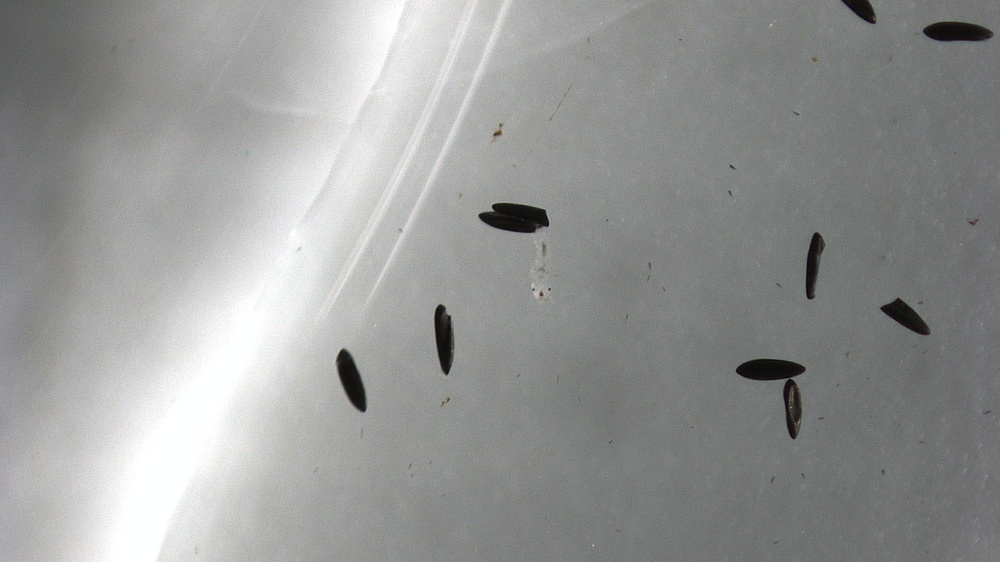
#> input picture PICS/IMG00392.JPG, 1000 x 562 px, shrunk from 1920 x 1080 before the run; its folder holds only this picture in this run
$ python -i countingEggs.py   (imports and definitions only)
#> lines starting #> are read from the running program, lines starting #| are printed output that depends on the picture; after the words box and inside, x2 and y2 are one past the last pixel; in counts of white or black regions, pixels touching at a corner belong together
# -*- coding: utf-8 -*-
"""
Created on Fri Mar 18 09:39:24 2022

@author:
"""

import cv2


# [45 lines left out: function count, not called in this run]


def countmicroLessNoise(filePath):
        # read the image
#> called with filePath = 'PICS/IMG00392.JPG'
        global dilated
        image = cv2.imread(filePath)
#> image is the input picture: shape (562, 1000, 3); mean B, G, R 149.7, 151, 149.9
        cv2.imshow('original', image)
        # convert to grayscale
        gray = cv2.cvtColor(image, cv2.COLOR_RGB2GRAY)

            # blur image to avoid detecting noise
        blur2 = cv2.medianBlur(gray,9) #blur = cv2.GaussianBlur(gray, (25,25), 0)
        blur1 = cv2.medianBlur(blur2,9)
        blur3 = cv2.medianBlur(blur1, 9)
        blur = cv2.medianBlur(blur3,9)


        # use canny edge detection algo to detect edges
        # input image, minimum threshold val, upper threshold val
        canny = cv2.Canny(blur, 50, 120, 3)
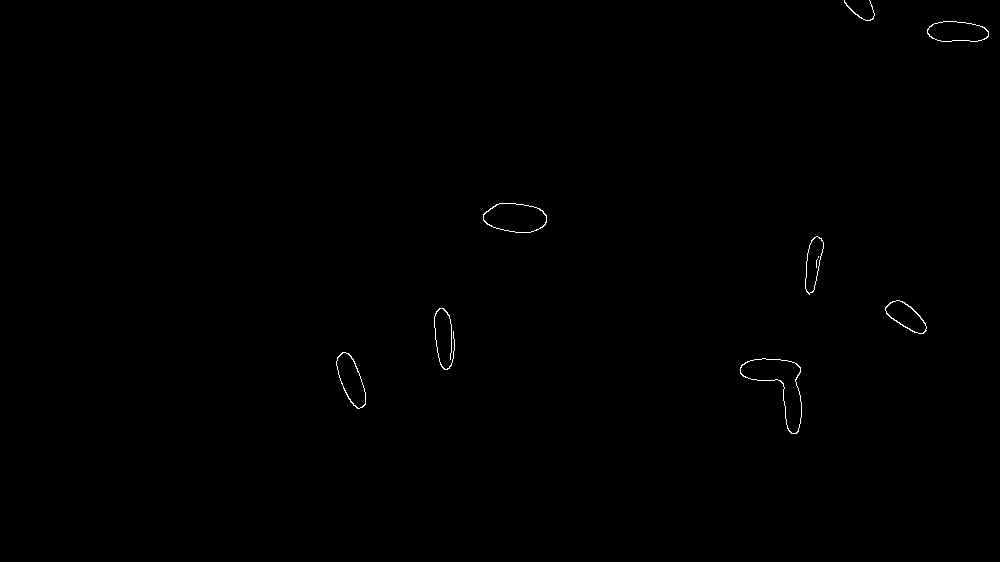
#> canny: shape (562, 1000); 0.22% white in thin lines or dots, all inside (x1, y1, x2, y2) = (336, 0, 989, 434)

        # connect the edges to fill in the gaps
        dilated = cv2.dilate(canny,(1,1), iterations=2)
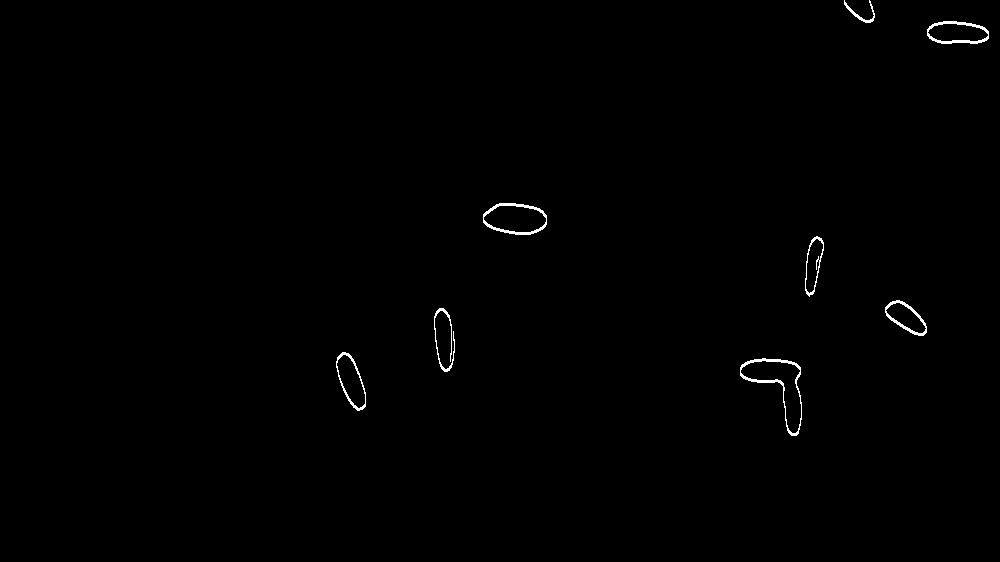
#> dilated: shape (562, 1000); 0.45% white in thin lines or dots, all inside (x1, y1, x2, y2) = (336, 0, 989, 436)

        # calculate the contours
        (cnt, heirarchy) = cv2.findContours(dilated.copy(), cv2.RETR_EXTERNAL, cv2.CHAIN_APPROX_NONE)
#> cnt = 8 contours; box (x1, y1, x2, y2) and area: (740, 358, 802, 436) 2011, (483, 203, 547, 235) 1562, (927, 21, 989, 44) 1110, (336, 352, 366, 411) 1016, (885, 300, 927, 336) 838, (805, 236, 824, 297) 671, (434, 308, 455, 372) 97, (844, 0, 875, 23) 89

        # convert image to rgb and draw contours onto it
        rgb = cv2.cvtColor(image, cv2.COLOR_BGR2RGB)
        cv2.drawContours(rgb, cnt, -1, (0, 255, 0), 2)
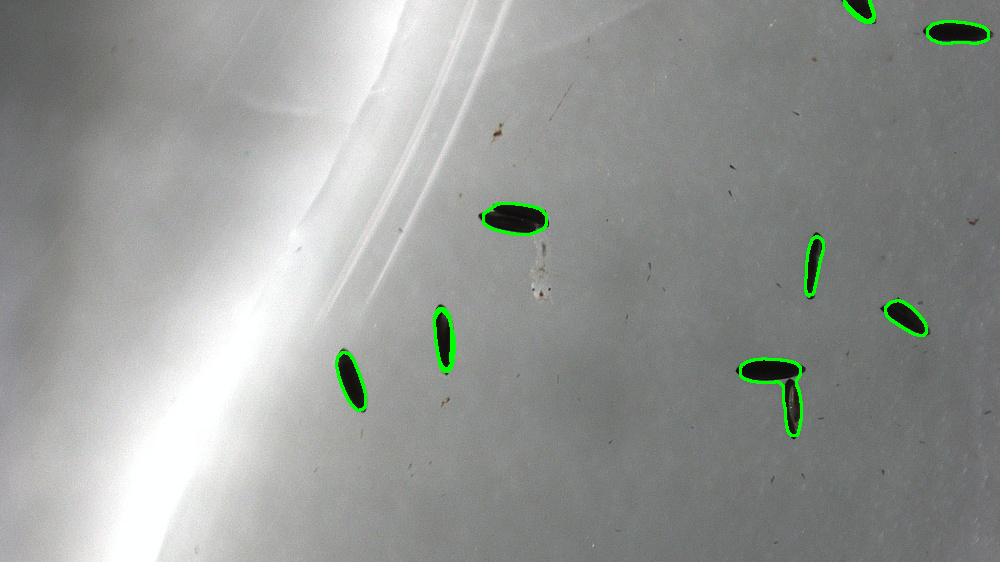
#> rgb: shape (562, 1000, 3); mean R, G, B 149.3, 152.3, 149.2

        cv2.imshow("contours", rgb)

        print('Eggs in the image: ', len(cnt))
#| Eggs in the image:  8
        cv2.waitKey(0);
        cv2.destroyAllWindows();

# [31 lines left out: function countLargeEggs, not called in this run]

>>> result = countmicroLessNoise('PICS/IMG00392.JPG')

$ run again, on PICS/eggpic2.jpg
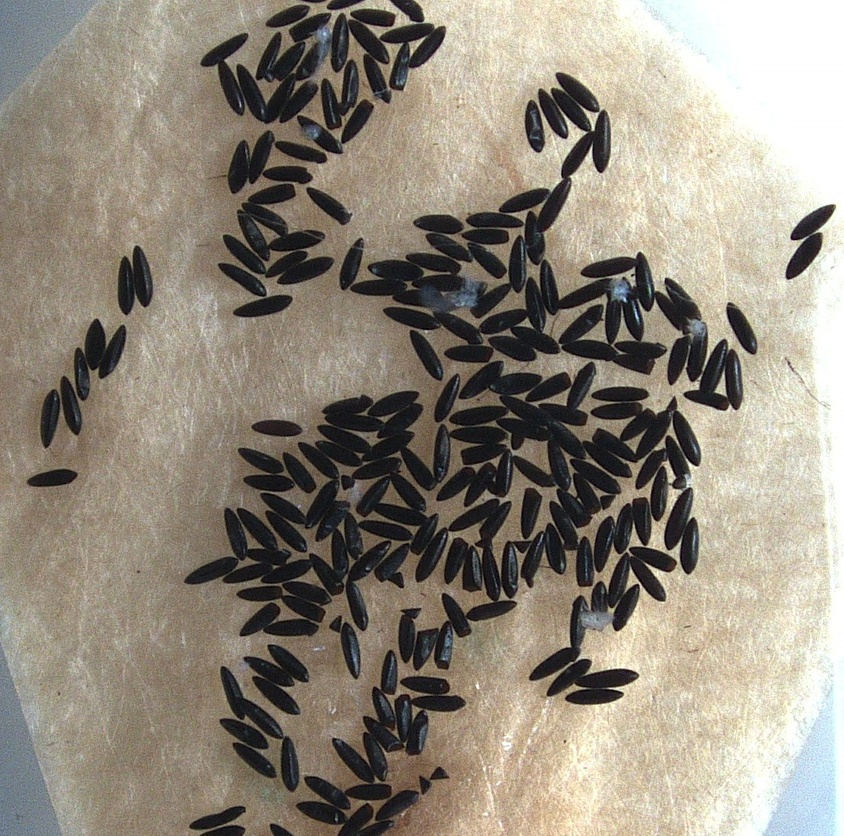
#> input picture PICS/eggpic2.jpg, 844 x 836 px, shrunk from 1090 x 1080 before the run
#> in countmicroLessNoise, image is the input picture: shape (836, 844, 3); mean B, G, R 123.7, 136.4, 144.2
#> in countmicroLessNoise, `canny = cv2.Canny(blur, 50, 120, 3)`:
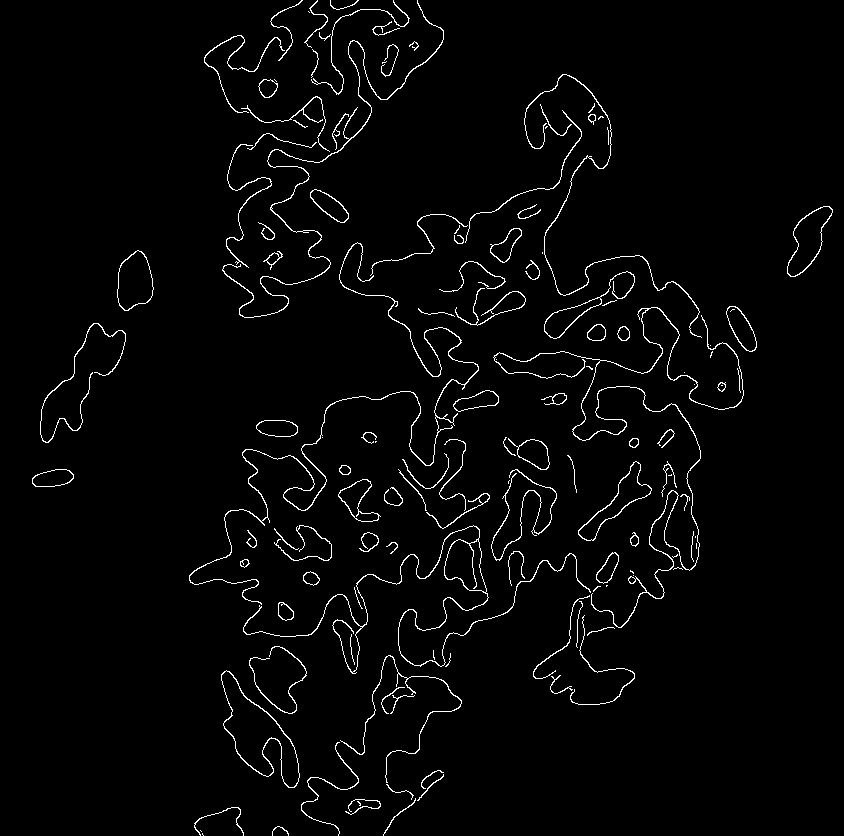
#> canny: shape (836, 844); 2.5% white in thin lines or dots
#> dilated: shape (836, 844); 5.1% white in thin lines or dots
#> cnt = 67 contours, 7 with area under 20; largest, box (x1, y1, x2, y2) and area: (189, 214, 744, 707) 11934, (221, 670, 300, 790) 3948, (204, 0, 444, 320) 3421, (491, 469, 557, 563) 2432, (249, 646, 307, 716) 2374
#> in countmicroLessNoise, `cv2.drawContours(rgb, cnt, -1, (0, 255, 0), 2)`:
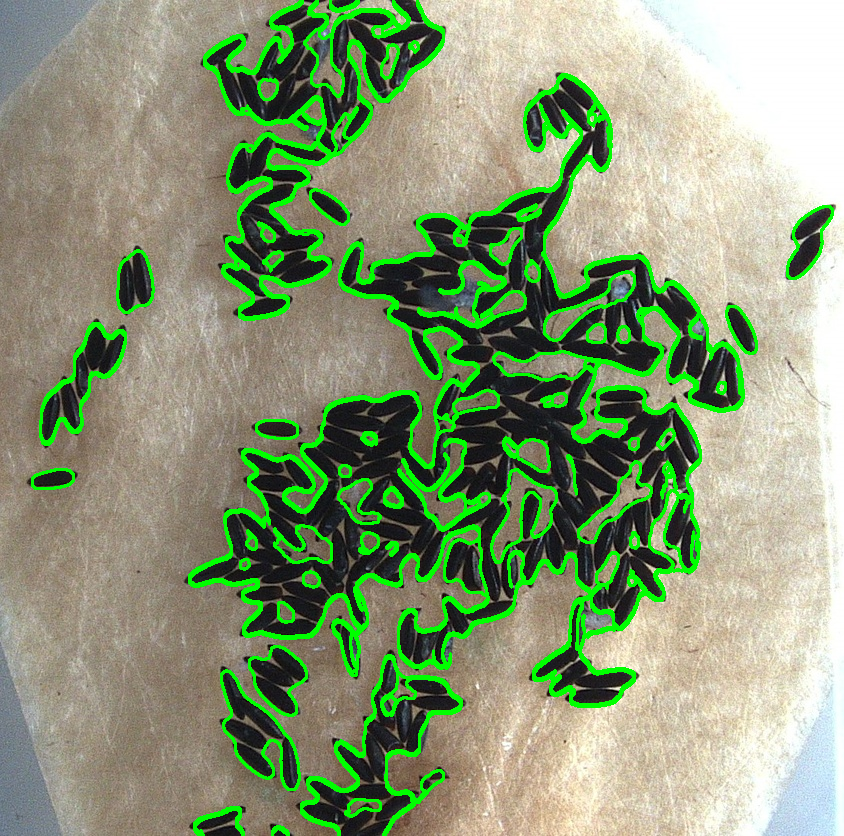
#> rgb: shape (836, 844, 3); mean R, G, B 136, 152.7, 117.1
#| Eggs in the image:  67
